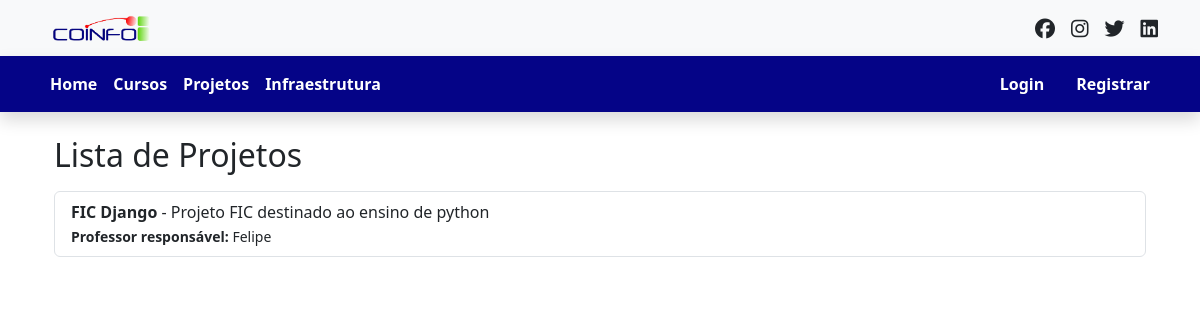
The page /projetos/ on the database as committed earlier.
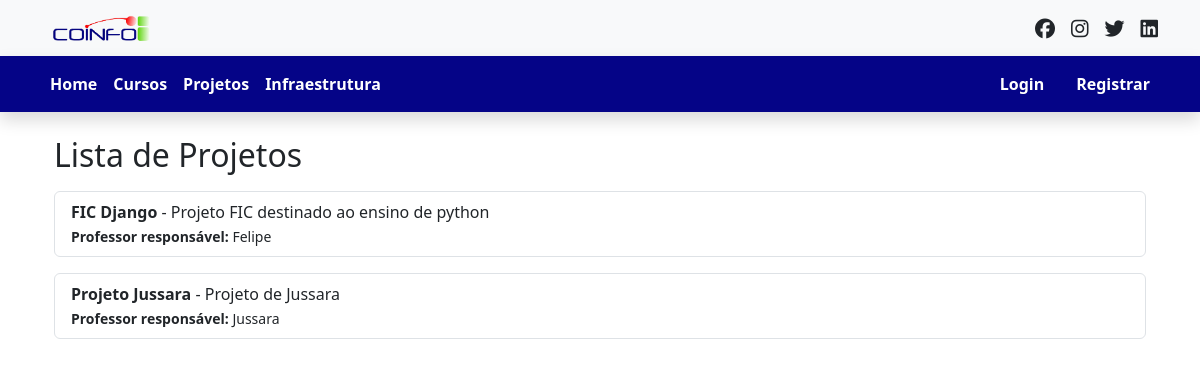
The same page on the database as committed later.
### sistema/models.py (models this page shows, shortened)
class Projeto(models.Model):
    titulo = models.CharField(max_length=150)
    link = models.URLField(blank=True, null=True)
    descricao = models.TextField()
    professor = models.ForeignKey(User, on_delete=models.CASCADE, related_name="projetos")
    imagem = models.ImageField(upload_to='projetos/', blank=True, null=True)

### sistema/views.py (the view)
# urls.py: path('projetos/', views.projetos_list, name='listar_projetos'),
def projetos_list(request):
    projetos = Projeto.objects.all()
    return render(request, 'projetos/lista.html', {'projetos': projetos})

### sistema/templates/projetos/lista.html (shortened to what this page needs)
{% extends "base.html" %}
{% block content %}
<div class="container mt-4">
    <h2>Lista de Projetos</h2>
    {% for projeto in projetos %}
    <ul class="list-group mt-3">
            <li class="list-group-item">
                <strong>{{ projeto.titulo }}</strong> - {{ projeto.descricao }}
                <br>
                <small><strong>Professor responsável:</strong> {{ projeto.professor }}</small>
            </li>
        </ul>
        {% empty %}
        <li class="list-group-item">Nenhum projeto cadastrado.</li>
        {% endfor %}
</div>
{% endblock %}

### sistema/templates/base.html (shortened to what this page needs)
{% load static %}
<!DOCTYPE html>
<html lang="pt-br">
<head>
    <link rel="stylesheet" href="{% static 'css/bootstrap.min.css' %}">
    <link rel="stylesheet" href="{% static 'css/style.css' %}">
    <link rel="stylesheet" href="https://cdnjs.cloudflare.com/ajax/libs/font-awesome/6.5.1/css/all.min.css">
</head>
<body>
    <header class="bg-light">
        <div class="container d-flex justify-content-between align-items-center py-2">
            <div class="d-flex align-items-center">
                <a href="{% url 'home' %}">
                    <img src="{% static 'assets/coinfo_png.png' %}" alt="Logo COINFO" width="120">
                </a>
            </div>
            <div class="d-flex gap-3">
                <a href="https://facebook.com/seu_perfil" target="_blank" class="text-dark">
                    <i class="fab fa-facebook fa-lg"></i>
                </a>
                <a href="https://instagram.com/seu_perfil" target="_blank" class="text-dark">
                    <i class="fab fa-instagram fa-lg"></i>
                </a>
                <a href="https://twitter.com/seu_perfil" target="_blank" class="text-dark">
                    <i class="fab fa-twitter fa-lg"></i>
                </a>
                <a href="https://linkedin.com/in/seu_perfil" target="_blank" class="text-dark">
                    <i class="fab fa-linkedin fa-lg"></i>
                </a>
            </div>
        </div>
        <nav class="navbar navbar-expand-lg custom-navbar fw-semibold shadow">
            <div class="container">
                <div class="collapse navbar-collapse" id="navbarNav">
                    <ul class="navbar-nav me-auto">
                        <li class="nav-item">
                            <a class="nav-link text-white" href="{% url 'home' %}">Home</a>
                        </li>
                        <li class="nav-item">
                            <a class="nav-link text-white" href="{% url 'listar_cursos' %}">Cursos</a>
                        </li>
                        <li class="nav-item">
                            <a class="nav-link text-white" href="{% url 'listar_projetos' %}">Projetos</a>
                        </li>
                        <li class="nav-item">
                            <a class="nav-link text-white" href="{% url 'listar_infraestrutura' %}">Infraestrutura</a>
                        </li>
                    </ul>
                    <ul class="navbar-nav">
                        {% if user.is_authenticated %}
                        <li class="nav-item">
                            <form method="post" action="{% url 'logout' %}">
                                {% csrf_token %}
                                <button type="submit" class=" btn btn-danger text-white">Logout</button>
                            </form>
                        </li>
                        <li>
                            <a href="{% url 'perfil_usuario' %}" class="ms-3 btn btn-primary">🙍‍♂️ Perfil</a>
                        </li>
                        {% else %}
                        <li class="nav-item">
                            <a class="nav-link btn btn-light text-dark" href="{% url 'login' %}">Login</a>
                        </li>
                        <li class="nav-item">
                            <a class="ms-3 nav-link btn btn-warning " href="{% url 'registro' %}">Registrar</a>
                        </li>
                        {% endif %}
                    </ul>
                </div>
            </div>
        </nav>
    </header>
    <div class="container mt-4">
        {% block content %}{% endblock %}
    </div>
</body>
</html>

### static/css/style.css (style rules this page uses)
* { margin: 0; padding: 0; box-sizing: border-box; }
.custom-navbar { background-color: #050487 !important; }
.custom-navbar .nav-link { color: white !important; }

Rows that differ between the two databases and show on the page:
added Projeto: titulo "Projeto Jussara", descricao "Projeto de Jussara", professor "Jussara"
